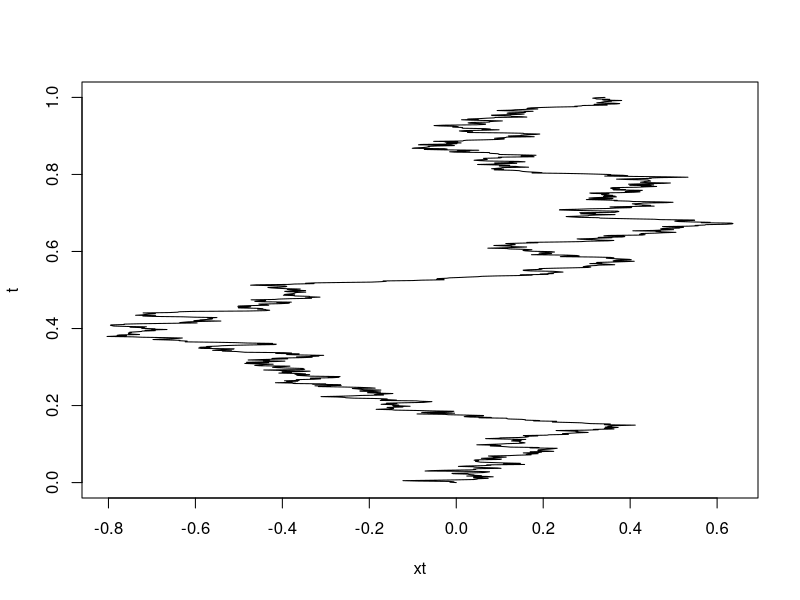
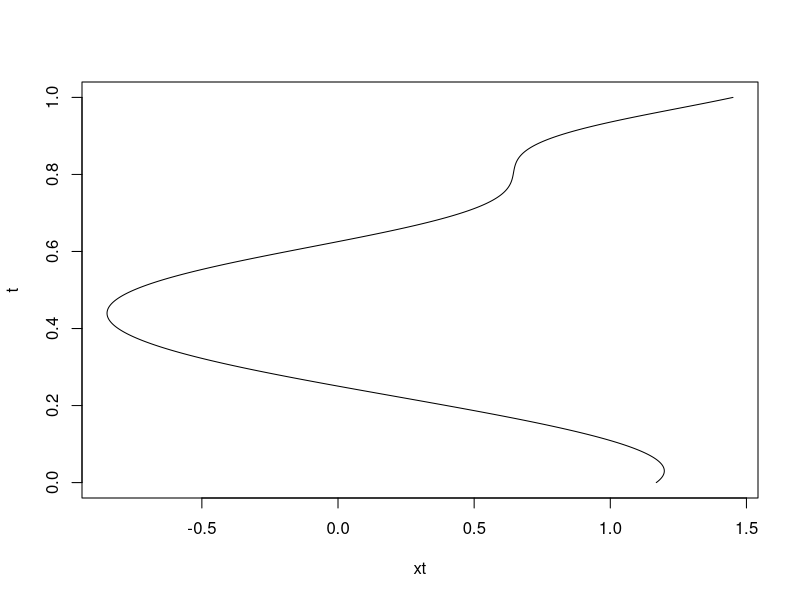

Generate these figures, in order, with R:
#Pankhuri Kasliwal
#2016253

library(MASS)
#gaussprocess is the process used for simulating a gaussian random process
gaussprocess <- function(from = 0, to = 1, K = function(s, t) {min(s, t)},
                         start = 0, m = 1000) {
  
  #seq is used to generate a sequence of epochs for 1000 iterations
  t <- seq(from = from, to = to, length.out = m)
  #sigma is the covariance matrix sapply function returns a matrix
  Sigma <- sapply(t, function(s1) {sapply(t, function(s2) {K(s1, s2)})})
  
  #mvnorm function from MASS library is used to simulate a multivariate gaussian 
  #random process but by default it has 1 that is it works for univariate 
  #distribution
  path <- mvrnorm(mu = rep(0, times = m), Sigma = Sigma)

  return(data.frame("xt" = path,"t" = t))
}
# m is for Weiner process (B)
# n is for the gaussian process (A) 
m <- gaussprocess(0, 1, function(s, t) {min(s, t)}, 0, 1000)
n <- gaussprocess(0, 1, function(s, t) {exp(-1*16* ((s-t)**2))}, 0, 1000)
plot(m,type='l')
plot(n,type='l')

